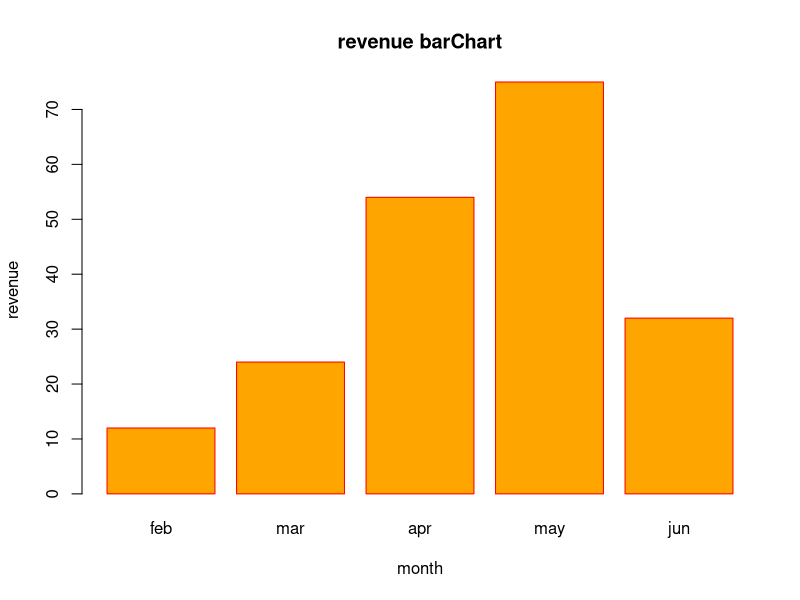
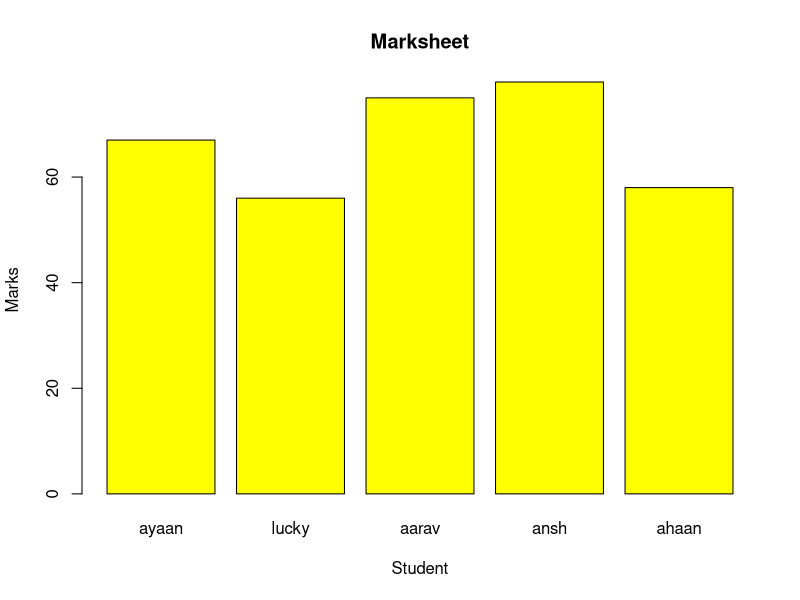

Recreate these plots in R, in order.
#bar chart
#represent numerical value in a length or height of lines.
#typically implements categorical data
#created by barplot()
#barplot(h,x,y,main,names.arg,col)
library(graphics)
h2<-c(12,24,54,75,32)
m2<-c('feb','mar','apr','may','jun')
barplot(h2,xlab='month',ylab='revenue',main='revenue barChart'
        ,names.arg=m2,col='orange',border='red')

#question
n<-c('ayaan','lucky','aarav','ansh','ahaan')
m<-c(67,56,75,78,58)
barplot(m,xlab='Student',ylab='Marks',main ="Marksheet"
        ,names.arg = n,col ='yellow')
